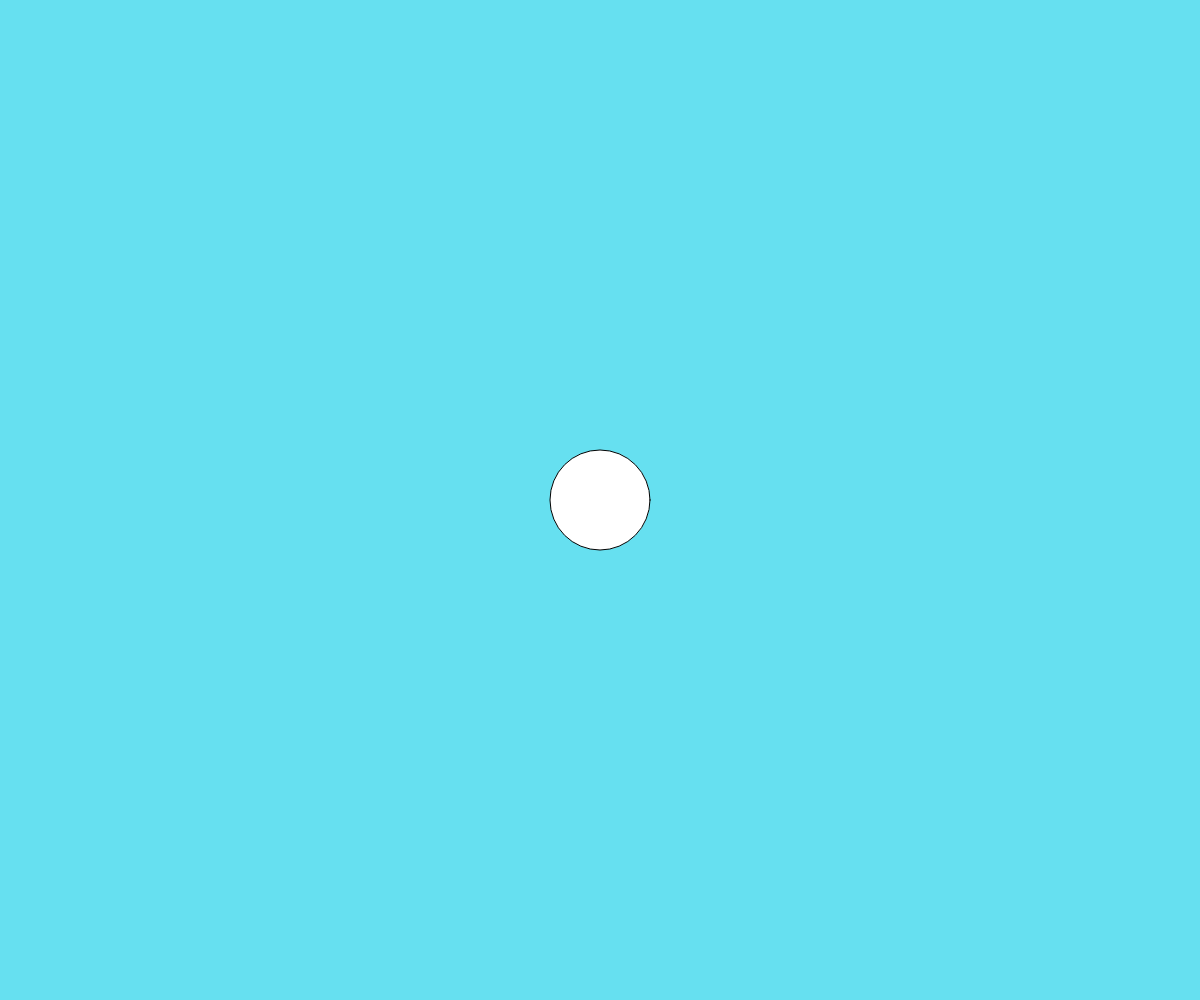
Frame 1 (no input)
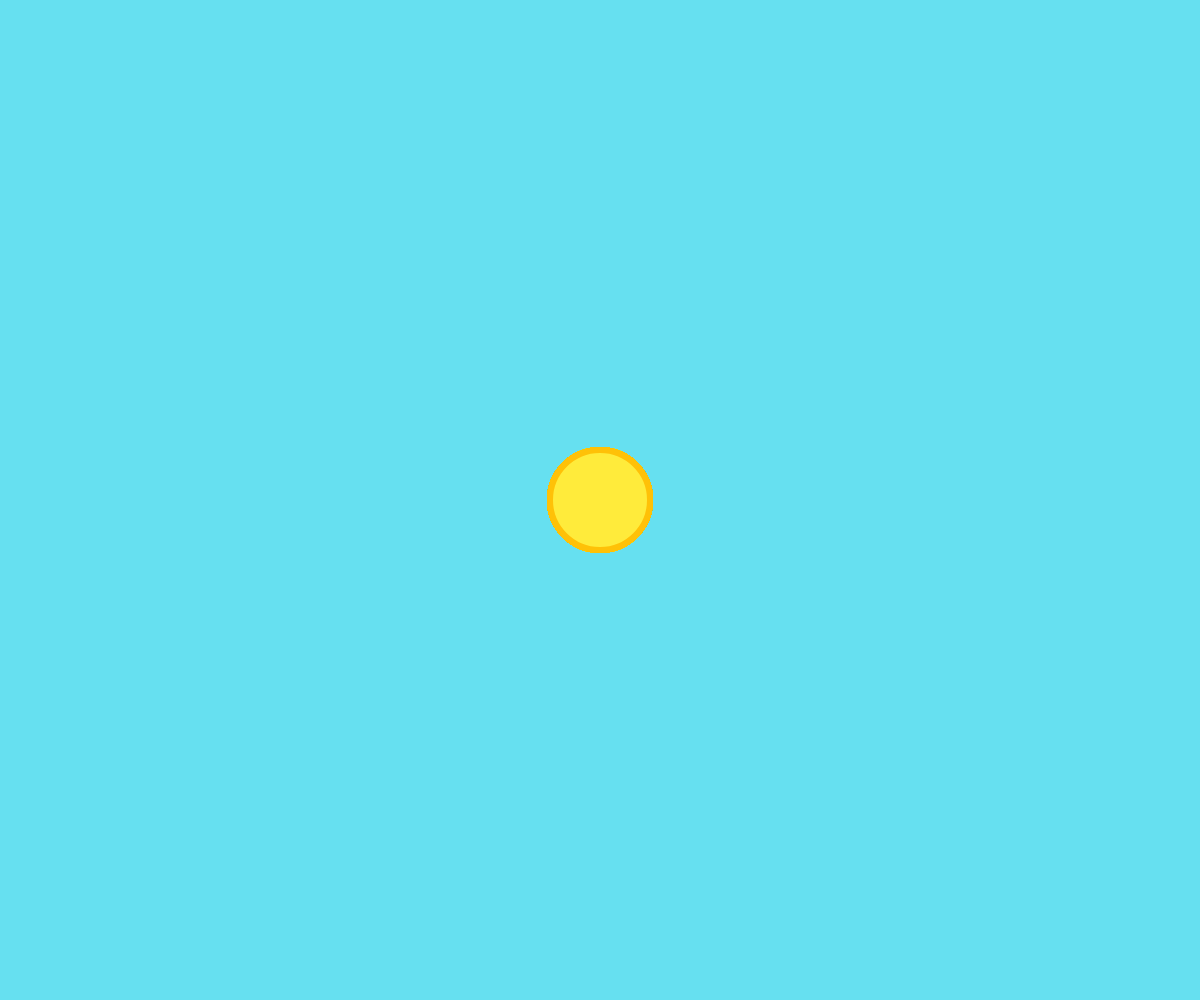
Frame 60 (no input)
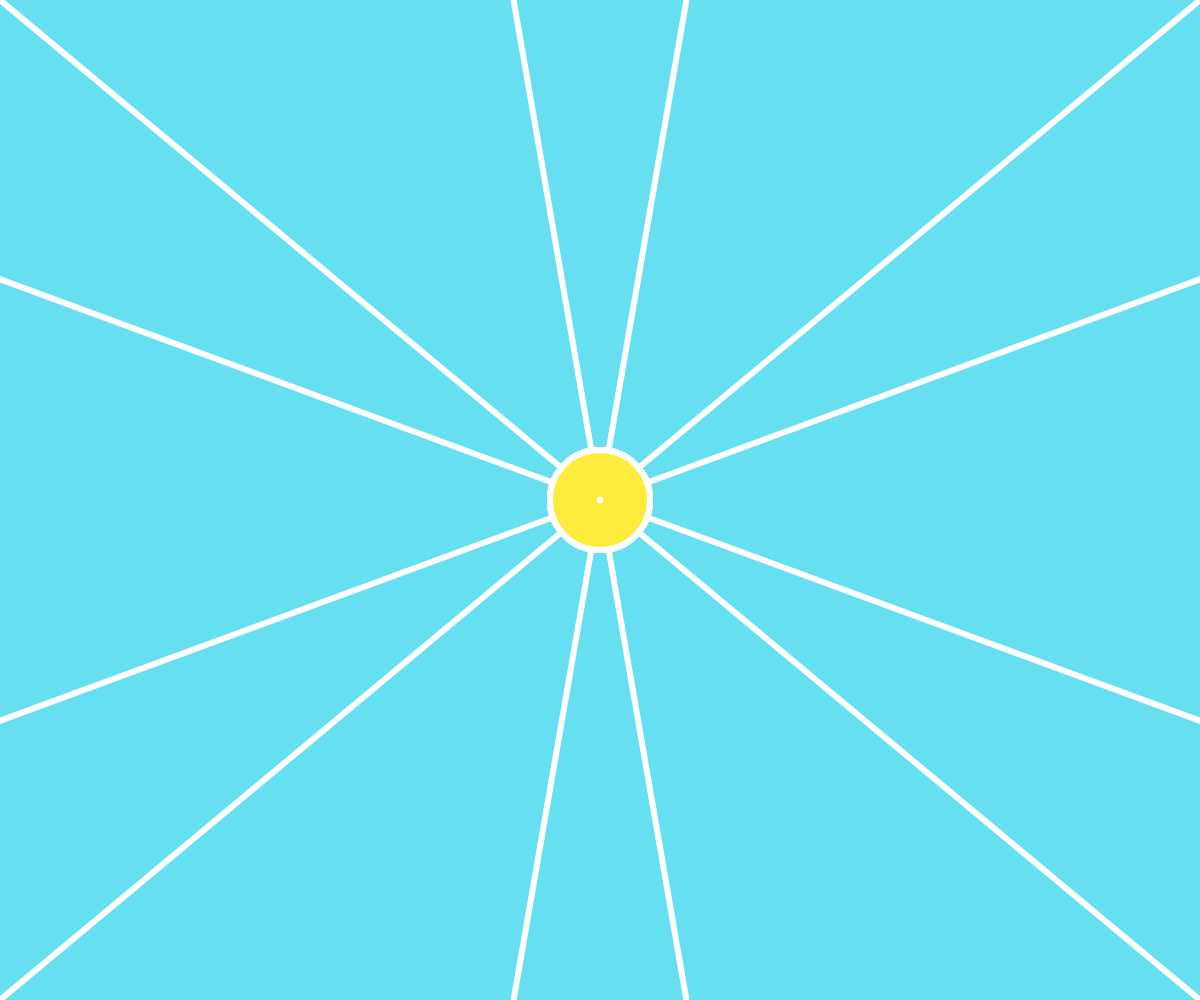
Frame 120 (the mouse pressed at the canvas centre since frame 60)

The p5.js sketch that drew these frames (run headless with seeded random() and noise() and a simulated clock; from frame 60 on, the mouse is pressed at the canvas centre):

// p5.js sketch
// ── sketch.js
let symmetry = 6;

// The angle button will calculate the angle at which each section is rotated.
let angle = 360/ symmetry;

function setup() {
  describe(
    `light rgb(102,224,240) canvas that reflects the lines drawn within it in ${symmetry} sections.`
  );
  createCanvas(windowWidth, windowHeight);
  angleMode(DEGREES);
  background(102,224,240);
}

function draw() {
  // Move the 0,0 coordinates of the canvas to the center, instead of in
  // the top left corner.
  circle (windowWidth/2, windowHeight/2, 100)
  fill ("#ffeb3b")
  stroke ("#ffc107")
  strokeWeight (6)
  translate(width /2, height /2);

  // If the cursor is within the limits of the canvas...
  if (mouseX > 0 && mouseX < width && mouseY > 0 && mouseY < height) {
    // Translate the current position and the previous position of the
    // cursor to the new coordinates set with the translate() function above.
    let lineStartX = mouseX - width / 2;
    let lineStartY = mouseY - height / 2;
    let lineEndX = pmouseX - width / 2;
    let lineEndY = pmouseY - height / 2;

    // And, if the mouse is pressed while in the canvas...
    if (mouseIsPressed === true) {
      // For every reflective section the canvas is split into, draw the cursor's
      // coordinates while pressed...
      for (let i = 0; i < symmetry; i++) {
        rotate(angle);
        stroke(500)
        strokeWeight(6);
        line(lineStartX, lineStartY, lineEndX, lineEndY);

        // ... and reflect the line within the symmetry sections as well.
        push();
        scale(1, -1);
        line(lineStartX, lineStartY, lineEndX, lineEndY);
        pop();
      }
    }
  }
}
